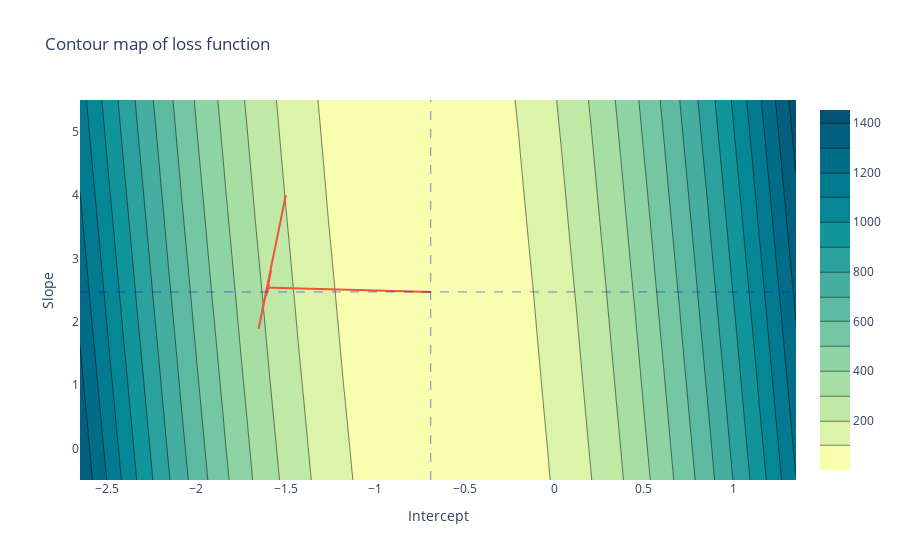

This figure's notebook cell:
### Code cell
fig = go.Figure(data = [go.Contour(z = surface_z, x = surface_x, y = surface_y, colorscale = 'Bluyl')])
fig.add_trace(go.Scatter(x = beta0path, y = beta1path, mode='lines'))
fig.add_hline(y = result[1] ,line_dash = 'dash', line_width = 0.5, line_color = "Blue")
fig.add_vline(x = result[0] ,line_dash = 'dash', line_width = 0.5, line_color = "Blue")
fig.update_layout(
    title="Contour map of loss function",
    xaxis_title="Intercept",
    yaxis_title="Slope")
fig.update_xaxes(range=interceptRange)
fig.update_yaxes(range=slopeRange)
fig.show()

### Figure 1 — Plotly figure (JSON) as saved in the notebook; plotly's stock layout.template omitted (floating-point values rounded to 4 significant figures; data arrays with more than 128 entries replaced by an {"elided": "..."} marker saying what was removed)
{"data": [{"colorscale": [[0, "rgb(247, 254, 174)"], [0.1667, "rgb(183, 230, 165)"], [0.3333, "rgb(124, 203, 162)"], [0.5, "rgb(70, 174, 160)"], [0.6667, "rgb(8, 144, 153)"], [0.8333, "rgb(0, 113, 139)"], [1, "rgb(4, 82, 117)"]], "type": "contour", "x": [-2.65, -2.568, -2.487, -2.405, -2.323, -2.242, -2.16, -2.079, -1.997, -1.915, -1.834, -1.752, -1.67, -1.589, -1.507, -1.426, -1.344, -1.262, -1.181, -1.099, -1.017, -0.9357, -0.8541, -0.7724, -0.6908, -0.6092, -0.5276, -0.4459, -0.3643, -0.2827, -0.201, -0.1194, -0.03776, 0.04388, 0.1255, 0.2071, 0.2888, 0.3704, 0.452, 0.5337, 0.6153, 0.6969, 0.7786, 0.8602, 0.9418, 1.023, 1.105, 1.187, 1.268, 1.35], "y": [-0.5, -0.3776, -0.2551, -0.1327, -0.0102, 0.1122, 0.2347, 0.3571, 0.4796, 0.602, 0.7245, 0.8469, 0.9694, 1.092, 1.214, 1.337, 1.459, 1.582, 1.704, 1.827, 1.949, 2.071, 2.194, 2.316, 2.439, 2.561, 2.684, 2.806, 2.929, 3.051, 3.173, 3.296, 3.418, 3.541, 3.663, 3.786, 3.908, 4.031, 4.153, 4.276, 4.398, 4.52, 4.643, 4.765, 4.888, 5.01, 5.133, 5.255, 5.378, 5.5], "z": {"elided": "50x50 float values"}}, {"mode": "lines", "type": "scatter", "x": {"elided": "3501 float values"}, "y": {"elided": "3501 float values"}}], "layout": {"shapes": [{"line": {"color": "Blue", "dash": "dash", "width": 0.5}, "type": "line", "x0": 0, "x1": 1, "xref": "x domain", "y0": 2.469, "y1": 2.469, "yref": "y"}, {"line": {"color": "Blue", "dash": "dash", "width": 0.5}, "type": "line", "x0": -0.6906, "x1": -0.6906, "xref": "x", "y0": 0, "y1": 1, "yref": "y domain"}], "title": {"text": "Contour map of loss function"}, "xaxis": {"range": [-2.65, 1.35], "title": {"text": "Intercept"}}, "yaxis": {"range": [-0.5, 5.5], "title": {"text": "Slope"}}}}
